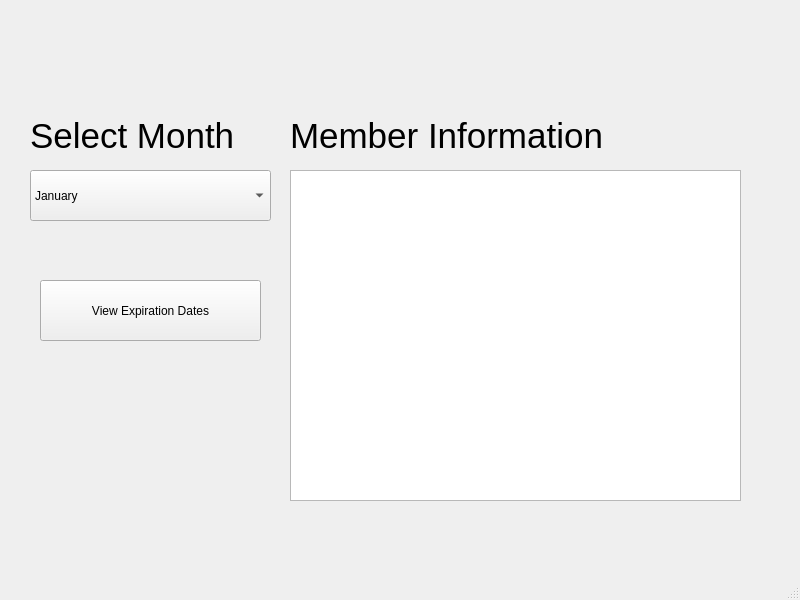
<?xml version="1.0" encoding="UTF-8"?>
<ui version="4.0">
 <class>MemberInfo</class>
 <widget class="QMainWindow" name="MemberInfo">
  <property name="geometry">
   <rect>
    <x>0</x>
    <y>0</y>
    <width>800</width>
    <height>600</height>
   </rect>
  </property>
  <property name="windowTitle">
   <string>MainWindow</string>
  </property>
  <widget class="QWidget" name="centralwidget">
   <widget class="QLabel" name="label">
    <property name="geometry">
     <rect>
      <x>290</x>
      <y>110</y>
      <width>421</width>
      <height>51</height>
     </rect>
    </property>
    <property name="font">
     <font>
      <pointsize>26</pointsize>
     </font>
    </property>
    <property name="text">
     <string>Member Information</string>
    </property>
   </widget>
   <widget class="QTableView" name="memberTable">
    <property name="geometry">
     <rect>
      <x>290</x>
      <y>170</y>
      <width>451</width>
      <height>331</height>
     </rect>
    </property>
   </widget>
   <widget class="QComboBox" name="monthInput">
    <property name="geometry">
     <rect>
      <x>30</x>
      <y>170</y>
      <width>241</width>
      <height>51</height>
     </rect>
    </property>
    <item>
     <property name="text">
      <string>January</string>
     </property>
    </item>
    <item>
     <property name="text">
      <string>February</string>
     </property>
    </item>
    <item>
     <property name="text">
      <string>March</string>
     </property>
    </item>
    <item>
     <property name="text">
      <string>April</string>
     </property>
    </item>
    <item>
     <property name="text">
      <string>May</string>
     </property>
    </item>
    <item>
     <property name="text">
      <string>June</string>
     </property>
    </item>
    <item>
     <property name="text">
      <string>July</string>
     </property>
    </item>
    <item>
     <property name="text">
      <string>August</string>
     </property>
    </item>
    <item>
     <property name="text">
      <string>September</string>
     </property>
    </item>
    <item>
     <property name="text">
      <string>October</string>
     </property>
    </item>
    <item>
     <property name="text">
      <string>November</string>
     </property>
    </item>
    <item>
     <property name="text">
      <string>December</string>
     </property>
    </item>
   </widget>
   <widget class="QLabel" name="label_2">
    <property name="geometry">
     <rect>
      <x>30</x>
      <y>110</y>
      <width>421</width>
      <height>51</height>
     </rect>
    </property>
    <property name="font">
     <font>
      <pointsize>26</pointsize>
     </font>
    </property>
    <property name="text">
     <string>Select Month</string>
    </property>
   </widget>
   <widget class="QPushButton" name="expButton">
    <property name="geometry">
     <rect>
      <x>40</x>
      <y>280</y>
      <width>221</width>
      <height>61</height>
     </rect>
    </property>
    <property name="text">
     <string>View Expiration Dates</string>
    </property>
   </widget>
  </widget>
  <widget class="QMenuBar" name="menubar">
   <property name="geometry">
    <rect>
     <x>0</x>
     <y>0</y>
     <width>800</width>
     <height>21</height>
    </rect>
   </property>
  </widget>
  <widget class="QStatusBar" name="statusbar"/>
 </widget>
 <resources/>
 <connections>
  <connection>
   <sender>expButton</sender>
   <signal>clicked()</signal>
   <receiver>MemberInfo</receiver>
   <slot>expButtonClicked()</slot>
   <hints>
    <hint type="sourcelabel">
     <x>145</x>
     <y>336</y>
    </hint>
    <hint type="destinationlabel">
     <x>248</x>
     <y>812</y>
    </hint>
   </hints>
  </connection>
 </connections>
 <slots>
  <slot>expButtonClicked()</slot>
 </slots>
</ui>
